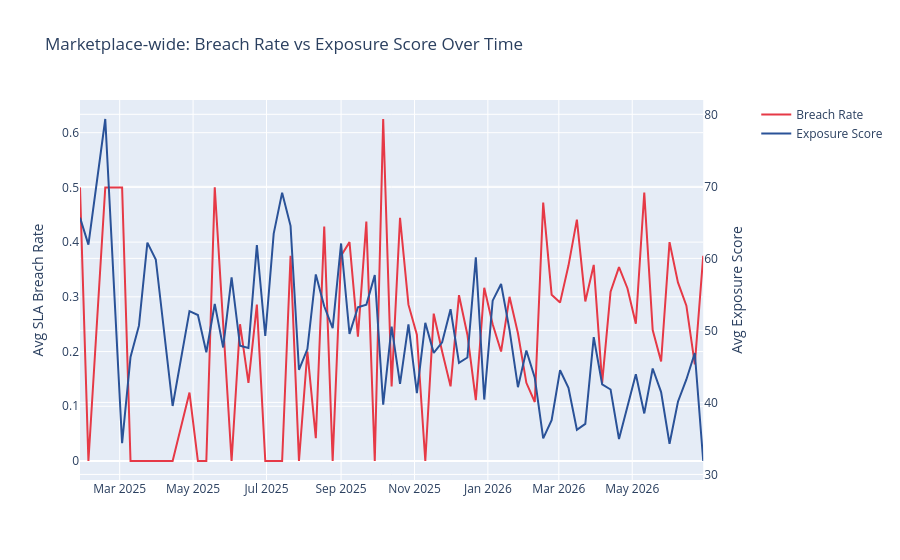

This figure's notebook cell:
### Code cell
fig = make_subplots(specs=[[{"secondary_y": True}]])

fig.add_trace(
    go.Scatter(x=weekly_avg["week"], y=weekly_avg["avg_breach_rate"],
               name="Breach Rate", line=dict(color="#e63946")),
    secondary_y=False,
)
fig.add_trace(
    go.Scatter(x=weekly_avg["week"], y=weekly_avg["avg_exposure"],
               name="Exposure Score", line=dict(color="#2a5298")),
    secondary_y=True,
)

fig.update_layout(
    title="Marketplace-wide: Breach Rate vs Exposure Score Over Time",
    hovermode="x unified",
)
fig.update_yaxes(title_text="Avg SLA Breach Rate", secondary_y=False)
fig.update_yaxes(title_text="Avg Exposure Score", secondary_y=True)

fig.show()
